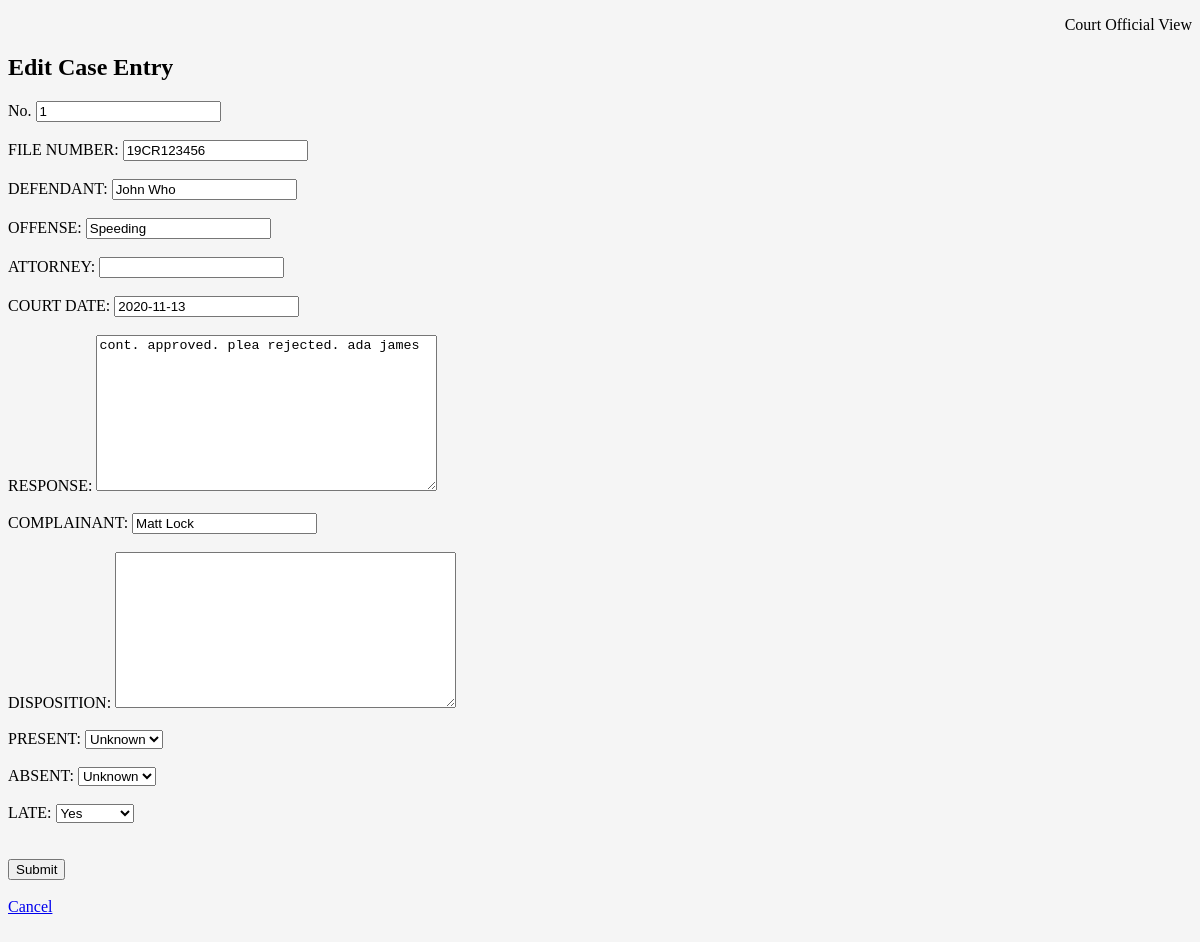
The page /attend/13/edit/ on the database as committed earlier.
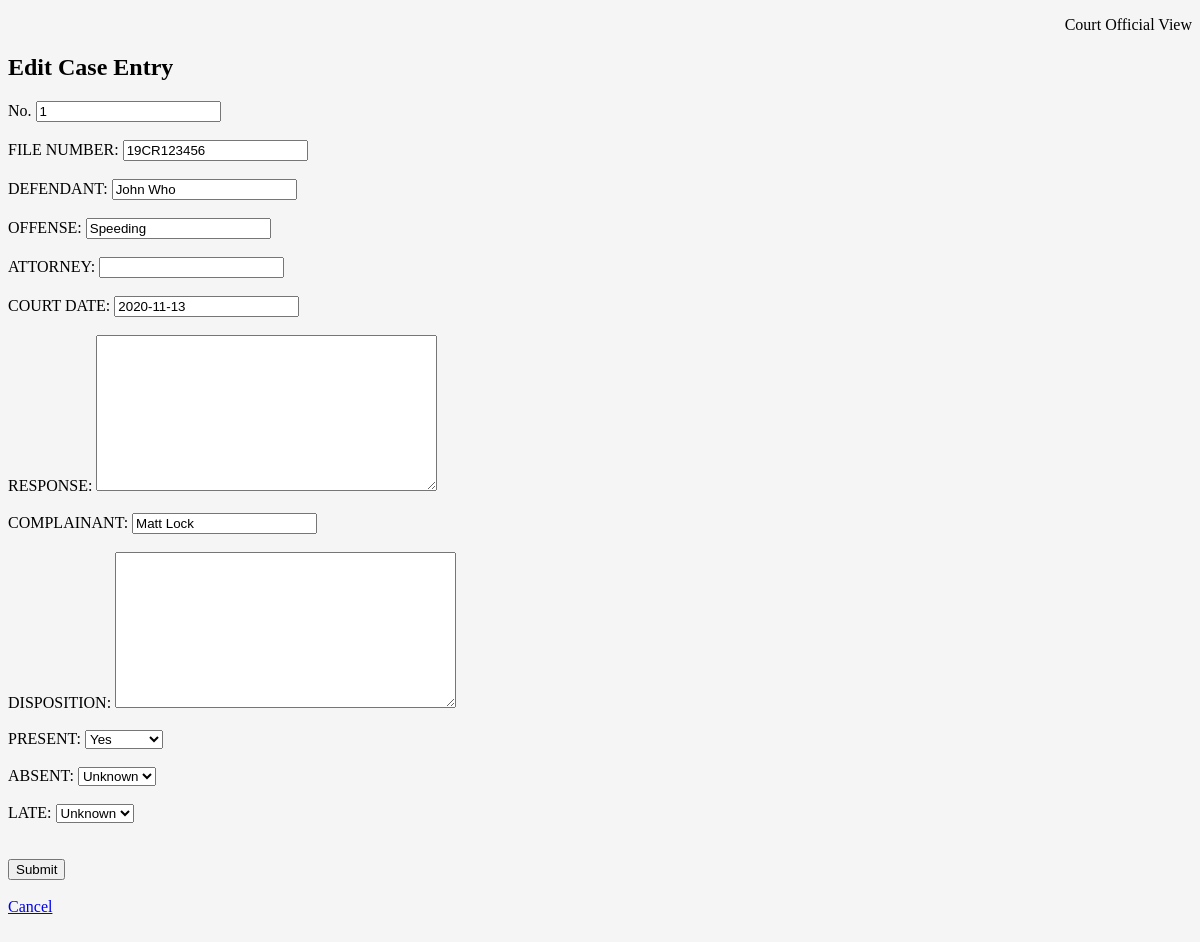
The same page on the database as committed later.
### attendance/models.py (models this page shows, shortened)
class Case(models.Model):
    no = models.CharField(max_length=4, null=True, blank=True)
    file_number = models.CharField(max_length=10, null=True, blank=True)
    defendant = models.CharField(max_length=50, null=True, blank=True)
    complainant = models.CharField(max_length=50, null=True, blank=True)
    offense = models.CharField(max_length=100, null=True, blank=True)
    attorney = models.CharField(max_length=50, null=True, blank=True)
    court_date = models.DateField(null=True, blank=True)
    plea_request = models.TextField(max_length=200, null=True, blank=True)
    response_by = models.TextField(max_length=200, null=True, blank=True)
    disposition = models.TextField(max_length=200, null=True, blank=True)
    defense_name = models.CharField(max_length=50, null=True, blank=True)
    continuance = models.DateField(null=True, blank=True)
    p = models.BooleanField(null=True, blank=True)
    a = models.BooleanField(null=True, blank=True)
    l = models.BooleanField(null=True, blank=True)

### attendance/views.py (the view)
def edit_case(request, pk):
    case = get_object_or_404(Case, pk=pk)
    if request.method == 'GET':
        form = CaseForm(instance=case)
    else:
        form = CaseForm(data=request.POST, instance=case)
        if form.is_valid():
            form.save()
            return redirect(to='submit')
    return render(request, "attend/edit_case.html", {
        "form": form,
        "case": case,
    })

### attendance/forms.py
class CaseForm(forms.ModelForm):
    class Meta:
        model = Case
        fields = [
            'no',
            'file_number',
            'defendant',
            'complainant',
            'offense',
            'attorney',
            'court_date',
            'plea_request',
            'response_by',
            'defense_name',
            'continuance',
            'disposition',
            'p',
            'a',
            'l',
    ]

### templates/attend/edit_case.html (shortened to what this page needs)
{% extends "base.html" %}
{% block content %}
<p class="right">Court Official View</p>
<h2>Edit Case Entry</h2>
<div>
    <form action="{% url 'edit_case' pk=case.pk %}" method="POST">
      No. {{ form.no }} <br><br>
      FILE NUMBER: {{ form.file_number }} <br><br>
      DEFENDANT: {{ form.defendant }} <br><br>
      OFFENSE: {{ form.offense }} <br><br>
      ATTORNEY: {{ form.attorney }} <br><br>
      COURT DATE: {{ form.court_date }} <br><br>
      RESPONSE: {{ form.response_by }} <br><br>
      COMPLAINANT: {{ form.complainant }} <br><br>
      DISPOSITION: {{ form.disposition }} <br><br>
      PRESENT: {{ form.p }} <br><br>
      ABSENT: {{ form.a }} <br><br>
      LATE: {{ form.l }} <br><br>
      <div> <br>
        <button type="submit">Submit</button><br> <br>
        <a href="{% url 'list_cases' %}">Cancel</a>
    </form>
        <br><br><br><br><br><br>
</div>
{% endblock %}

### templates/base.html (shortened to what this page needs)
{% load static %}
<!DOCTYPE html>
<html lang="en">
<head>
    <link rel="stylesheet" href="{% static 'css/styles.css' %}">
</head>
<body>
    <div>
      {% block content %}
      {% endblock %}
    </div>
</body>
</html>

### templates/attend/edit_case.html (style rules this page uses)
.right { text-align: right; }
body { background-color: rgb(245,245,245); }

Rows that differ between the two databases and show on the page:
changed Case "19CR123456": response_by "cont. approved. plea rejected. ada james" → (not shown); p "Unknown" → "Yes"; l "Yes" → "Unknown"
